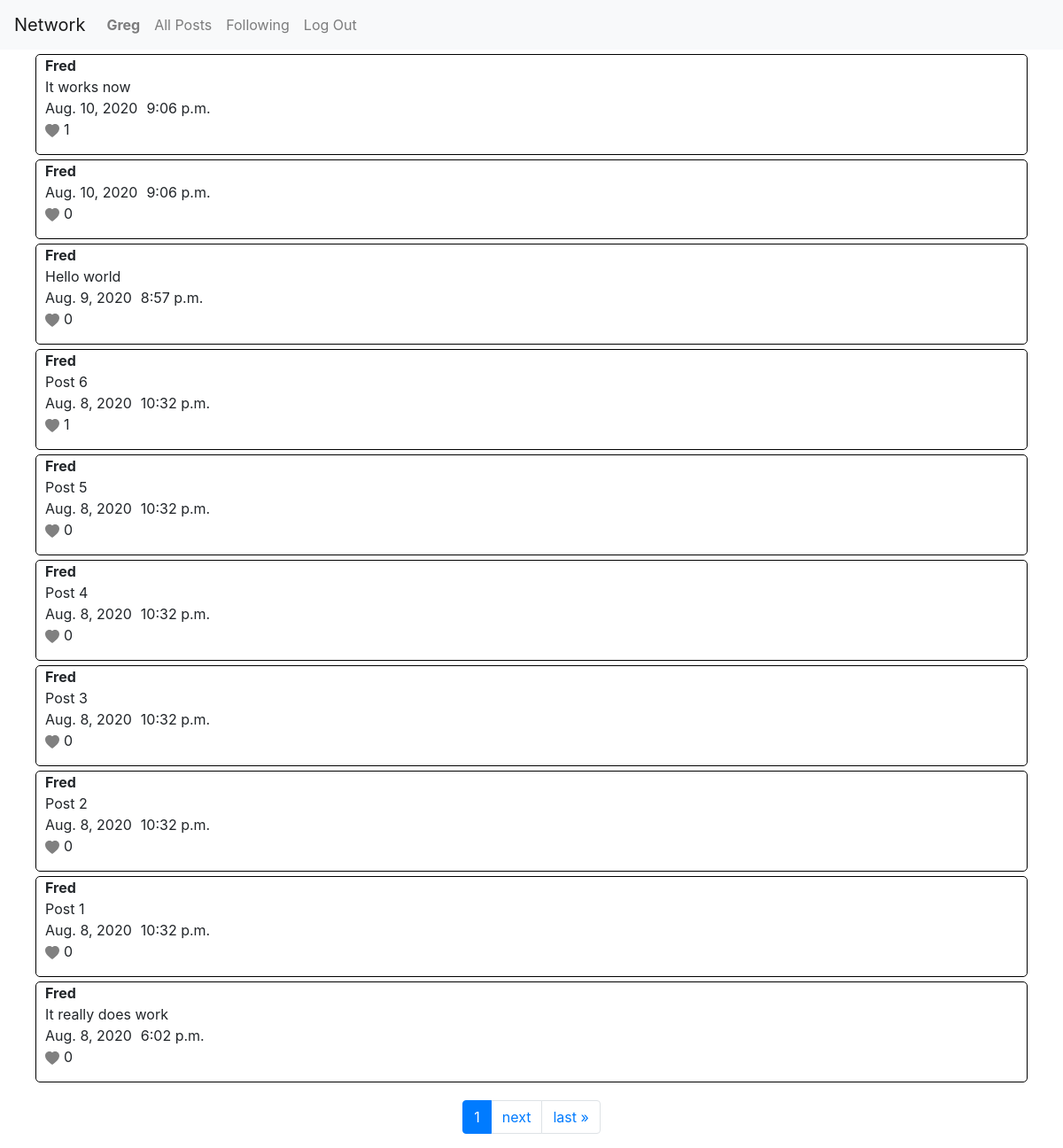
Page /following (signed in) on the committed database.
### network/models.py (models this page shows, shortened)
class User(AbstractUser):
    pass

class Post(models.Model):
    user = models.ForeignKey(User, on_delete=models.CASCADE)
    post = models.CharField(max_length=1000)
    date = models.DateField()
    time = models.TimeField()

### network/views.py (the view)
# urls.py: path("following", views.following, name="following"),
@login_required
def following(request):
    u = User.objects.get(username=request.user)
    p = Post.objects.all()
    f_users = u.following.all()
    posts = Post.objects.filter(user__followers__follow=u).order_by('-id')
    paginator = Paginator(posts, 10)
    page_number = request.GET.get('page')
    posts = paginator.get_page(page_number)
    return render(request, "network/following.html", {
        "posts":posts
    })

### network/templatetags/custom_template_tags.py (called while the page is built)
@register.simple_tag
def post_liker(a, args):
    if args.likes.filter(user=a).exists():
        exists = True
    else:
        exists = False
    return exists

### network/templates/network/following.html (shortened to what this page needs)
{% extends "network/layout.html" %}
{% load custom_template_tags %}
{% block body %}
    <div class="post-main">
        {% for i in posts %}
            <div class="post-container">
                <div class="title-post">
                    <div class="title">{{ i.user|title }}</div>
                    <div class="post"> {{ i.post }} </div>
                </div>
                <div class="date-time">
                    <div class="date">{{ i.date }} </div>
                    <div class="time"> {{ i.time }} </div>
                </div>
                <div class="like">
                    <a class="like-link" id="like-{{ i.id }}" data-id="{{ i.id }}">
                        {% post_liker request.user i as likee %}
                        {% if likee == False %}
                        <svg id="b-{{ i.id }}" class="like-btn" width="1em" height="1em" viewBox="0 0 16 16" class="bi bi-heart-fill" fill="grey" xmlns="http://www.w3.org/2000/svg">
                            <path fill-rule="evenodd" d="M8 1.314C12.438-3.248 23.534 4.735 8 15-7.534 4.736 3.562-3.248 8 1.314z"/>
                        </svg>
                        {% else %}
                        <svg id="b-{{ i.id }}" class="like-btn" width="1em" height="1em" viewBox="0 0 16 16" class="bi bi-heart-fill" fill="red" xmlns="http://www.w3.org/2000/svg">
                            <path fill-rule="evenodd" d="M8 1.314C12.438-3.248 23.534 4.735 8 15-7.534 4.736 3.562-3.248 8 1.314z"/>
                        </svg>
                        {% endif %}
                    </a>
                    <p id="num-likes-{{ i.id }}" class="num-likes"> {{ i.likes.count}} </p>
                </div>
            </div>
        {% endfor %}
    </div>
    <nav class="page-nav" aria-label="Page navigation example">
        <ul class="pagination">
                <li class="page-item active" aria-current="page">
                    <a class="page-link" href="?page={{ posts.number }}">{{ posts.number }} <span class="sr-only">(current)</span></a>
                </li>
            {% if posts.has_next %}
                <li class="page-item"><a class="page-link" href="?page={{ posts.next_page_number }}">next</a></li>
                <li class="page-item"><a class="page-link" href="?page={{ posts.paginator.num_pages }}">last &raquo;</a></li>
            {% endif %}
        </ul>
    </nav>
{% endblock %}

### network/templates/network/layout.html (shortened to what this page needs)
{% load static %}
<!DOCTYPE html>
<html lang="en">
    <head>
        <link rel="stylesheet" href="https://stackpath.bootstrapcdn.com/bootstrap/4.4.1/css/bootstrap.min.css">
        <link href="{% static 'network/styles.css' %}" rel="stylesheet">
    </head>
    <body>
        <nav class="navbar navbar-expand-lg navbar-light bg-light">
            <a class="navbar-brand" href="{% url 'index' %}">Network</a>
            <div>
              <ul class="navbar-nav mr-auto">
                {% if user.is_authenticated %}
                    <li class="nav-item">
                        <a class="nav-link" href="{% url 'profile' %}"><strong>{{ user.username|title }}</strong></a>
                    </li>
                {% endif %}
                <li class="nav-item">
                  <a class="nav-link" href="{% url 'index' %}">All Posts</a>
                </li>
                {% if user.is_authenticated %}
                    <li class="nav-item">
                        <a class="nav-link" href="{% url 'following' %}">Following</a>
                    </li>
                    <li class="nav-item">
                        <a class="nav-link" href="{% url 'logout' %}">Log Out</a>
                    </li>
                {% endif %}
              </ul>
            </div>
          </nav>
        <div class="body">
            {% block body %}
            {% endblock %}
        </div>
    </body>
</html>

### network/static/network/styles.css (style rules this page uses)
.post-container { border: 1px solid black; margin-left: 40px; margin-right: 40px; margin-top: 5px; margin-bottom: 5px; border-radius: 5px; }
.post-container .title-post { margin-left: 10px; }
.post-container .title-post .title { font-weight: bold; }
.post-container .date-time { margin-left: 10px; display: flex; }
.post-container .date-time .date { margin-right: 10px; }
.post-container .like { margin-left: 10px; display: flex; }
.post-container .like .like-btn { margin-right: 5px; }
.page-nav { display: flex; justify-content: center; margin-top: 20px; }

### rows in the picture
User: username "Greg"
Post: user "Fred", post "It works now", date "Aug. 10, 2020", time "9:06 p.m.", likes.count "1"
Post: user "Fred", date "Aug. 10, 2020", time "9:06 p.m.", likes.count "0"
Post: user "Fred", post "Hello world", date "Aug. 9, 2020", time "8:57 p.m.", likes.count "0"
Post: user "Fred", post "Post 6", date "Aug. 8, 2020", time "10:32 p.m.", likes.count "1"
Post: user "Fred", post "Post 5", date "Aug. 8, 2020", time "10:32 p.m.", likes.count "0"
Post: user "Fred", post "Post 4", date "Aug. 8, 2020", time "10:32 p.m.", likes.count "0"
Post: user "Fred", post "Post 3", date "Aug. 8, 2020", time "10:32 p.m.", likes.count "0"
Post: user "Fred", post "Post 2", date "Aug. 8, 2020", time "10:32 p.m.", likes.count "0"
Post: user "Fred", post "Post 1", date "Aug. 8, 2020", time "10:32 p.m.", likes.count "0"
Post: user "Fred", post "It really does work", date "Aug. 8, 2020", time "6:02 p.m.", likes.count "0"

### other values in the picture
{{ posts.number }} "1"
